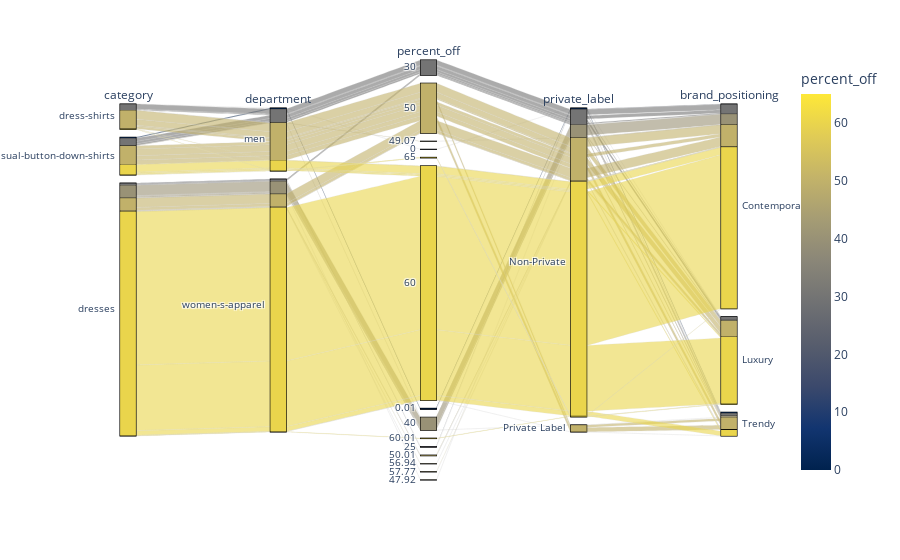

Source (notebook cell):
### Code cell
import plotly.express as px

fig = px.parallel_categories(saks_full.iloc[:,1:], color="percent_off", color_continuous_scale=px.colors.sequential.Cividis)
fig.show()

### Figure 1 — Plotly figure (JSON) as saved in the notebook; plotly's stock layout.template omitted (floating-point values rounded to 4 significant figures; data arrays with more than 128 entries replaced by an {"elided": "..."} marker saying what was removed)
{"data": [{"dimensions": [{"label": "category", "values": {"elided": "3989 str values"}}, {"label": "department", "values": {"elided": "3989 str values"}}, {"label": "percent_off", "values": {"elided": "3989 float values"}}, {"label": "private_label", "values": {"elided": "3989 str values"}}, {"label": "brand_positioning", "values": {"elided": "3989 str values"}}], "domain": {"x": [0, 1], "y": [0, 1]}, "line": {"color": {"elided": "3989 float values"}, "coloraxis": "coloraxis"}, "name": "", "type": "parcats"}], "layout": {"coloraxis": {"colorbar": {"title": {"text": "percent_off"}}, "colorscale": [[0, "#00224e"], [0.1111, "#123570"], [0.2222, "#3b496c"], [0.3333, "#575d6d"], [0.4444, "#707173"], [0.5556, "#8a8678"], [0.6667, "#a59c74"], [0.7778, "#c3b369"], [0.8889, "#e1cc55"], [1, "#fee838"]]}, "legend": {"tracegroupgap": 0}, "margin": {"t": 60}}}
